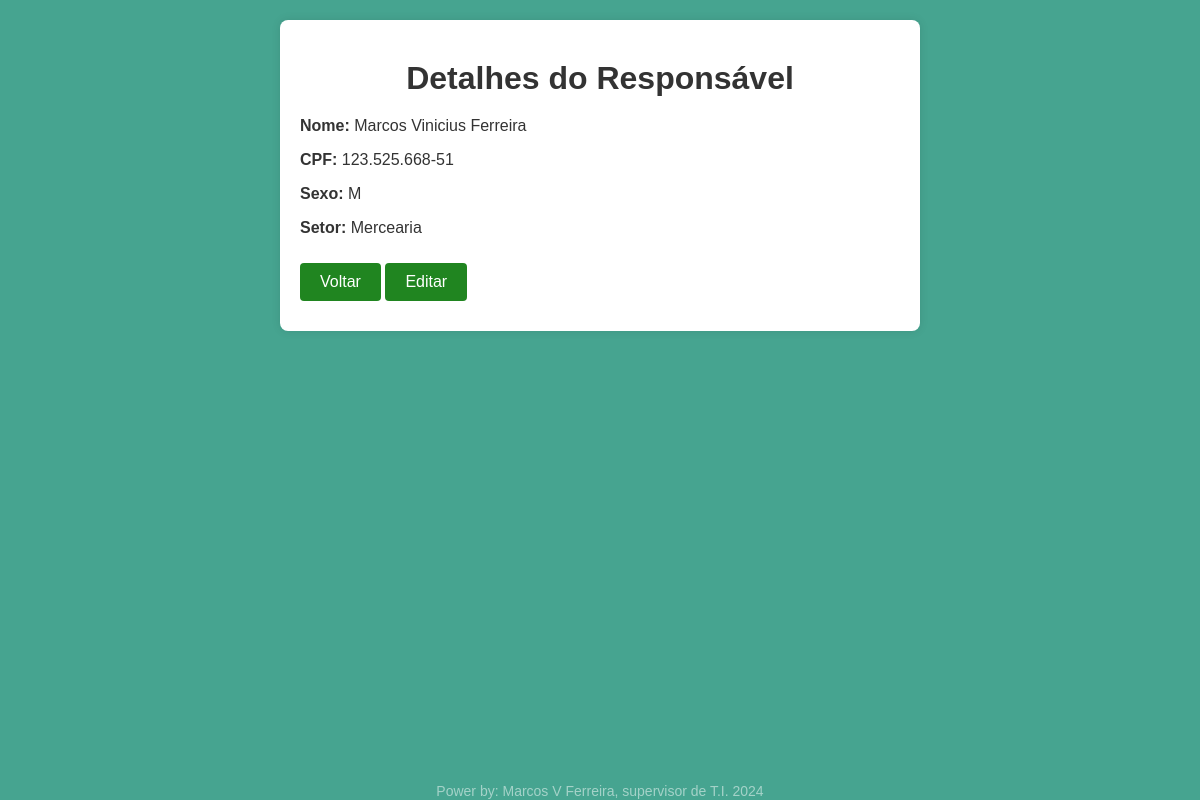
Screenshot of /ver_responsavel.php?id=28 (signed in) with the database file from the repository.
### tables this page shows
CREATE TABLE `responsaveis` (
  `id` int(11) NOT NULL,
  `nome` varchar(100) DEFAULT NULL,
  `cpf` varchar(20) DEFAULT NULL,
  `sexo` enum('M','F') DEFAULT NULL,
  `setor` varchar(100) DEFAULT NULL
);

### ver_responsavel.php (the view, shortened to what this page needs)
<?php
include 'conexao.php';
if (isset($_GET['id'])) {
    $id = $_GET['id'];
    $sql = "SELECT * FROM responsaveis WHERE id = $id";
    $result = $conn->query($sql);
    if ($result->num_rows > 0) {
        $responsavel = $result->fetch_assoc();
    } else {
        echo "Responsável não encontrado.";
        exit;
    }
} else {
    echo "ID do responsável não fornecido.";
    exit;
}
?>
<!DOCTYPE html>
<html lang="pt-BR">
<head>
    <link rel="stylesheet" href="css/style.css">
</head>
<body>
    <div class="container">
        <h1>Detalhes do Responsável</h1>
        <p><strong>Nome:</strong> <?php echo $responsavel['nome']; ?></p>
        <p><strong>CPF:</strong> <?php echo $responsavel['cpf']; ?></p>
        <p><strong>Sexo:</strong> <?php echo $responsavel['sexo']; ?></p>
        <p><strong>Setor:</strong> <?php echo $responsavel['setor']; ?></p>
        <button onclick="window.location.href='responsaveis.php'">Voltar</button>
        <button onclick="window.location.href='editar_responsavel.php?id=<?php echo $responsavel['id']; ?>'">Editar</button>
    </div>
    <footer class="marca-dagua">
    Power by: Marcos V Ferreira, supervisor de T.I. 2024
</footer>
</body>
</html>

### css/style.css (style rules this page uses)
body { font-family: Arial, sans-serif; margin: 0; padding: 0; color: #333; background-color: #46a490; }
h1 { color: #333; text-align: center; margin: 20px 0; }
.container { max-width: 600px; margin: 20px auto; padding: 20px; background-color: #fff; border-radius: 8px; box-shadow: 0 0 10px rgba(0, 0, 0, 0.1); }
button { display: inline-block; padding: 10px 20px; margin: 10px 0; border: none; border-radius: 4px; background-color: #208520; color: white; font-size: 16px; cursor: pointer; transition: background-color 0.3s ease; }
.marca-dagua { position: fixed; bottom: 1px; left: 50%; transform: translateX(-50%); font-size: 14px; color: rgba(255, 255, 255, 0.511); }

### rows the page displays
responsaveis: nome "Marcos Vinicius Ferreira", cpf "123.525.668-51", sexo "M", setor "Mercearia"
